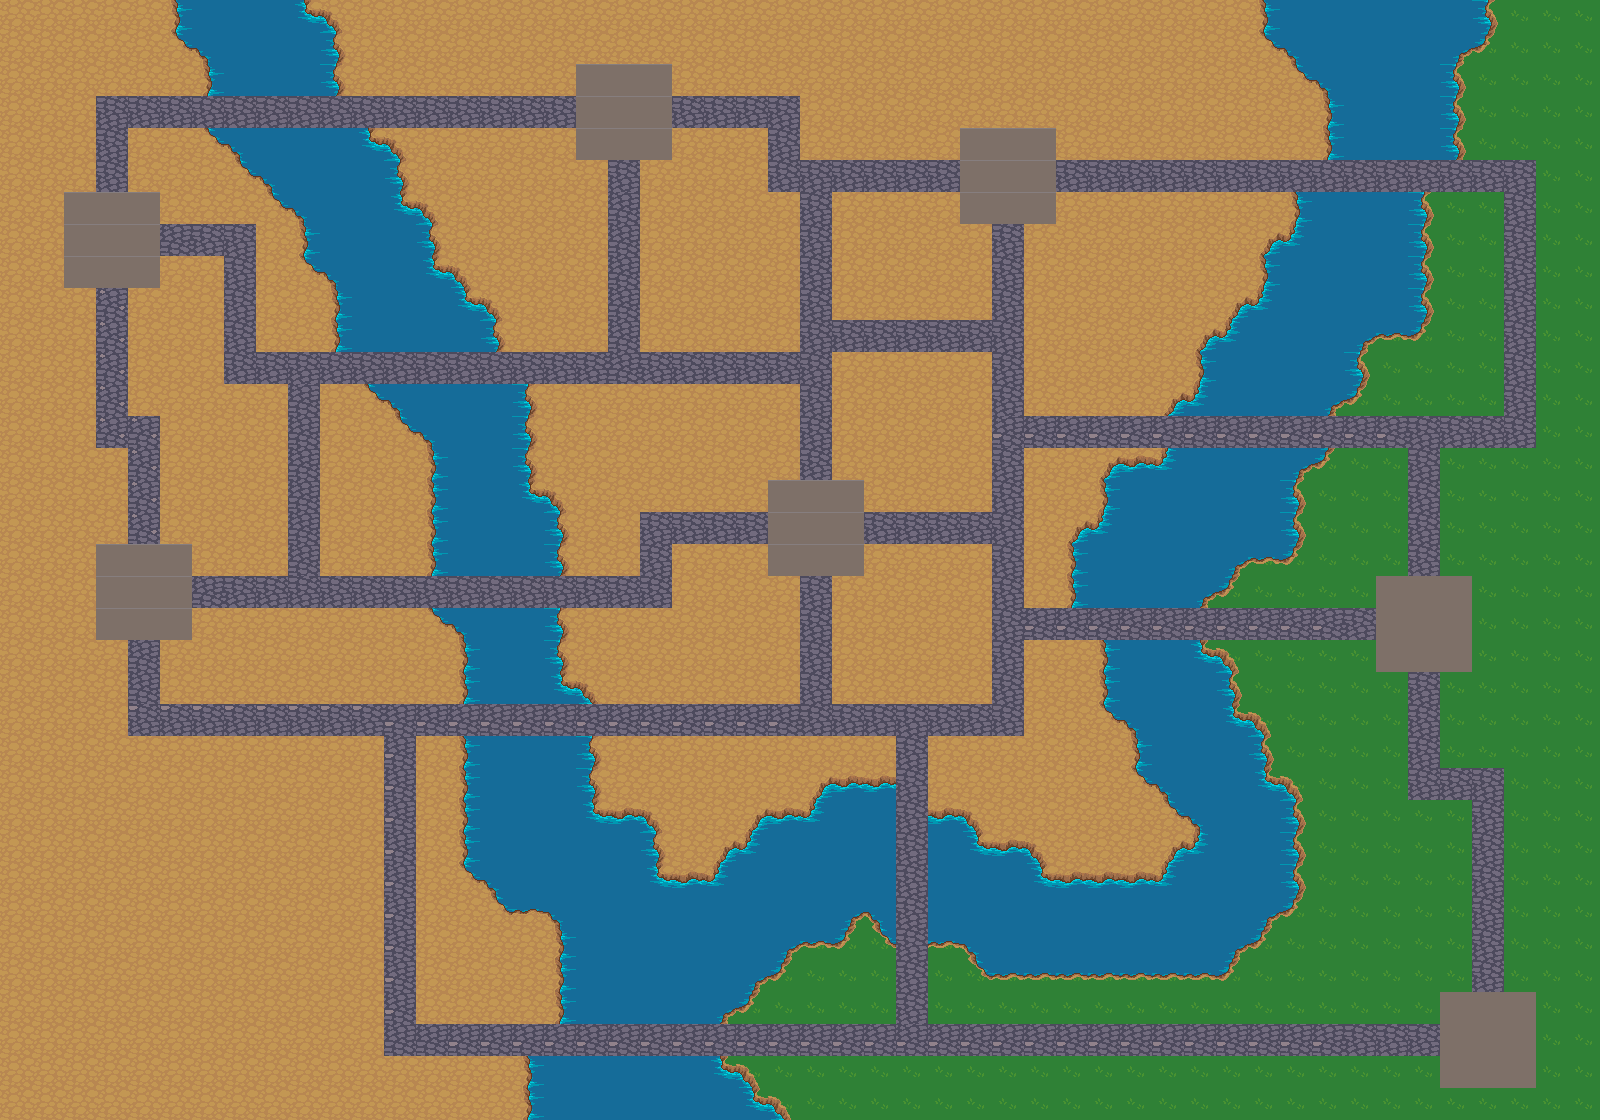

This is a level from a 2D game, rendered from its Tiled map with the project's own tilesets. A one-line summary and the map file follow, with tile-layer data summarised:
An orthogonal 50x35 tile map with 32x32 px tiles, 4 tile layers (Tile Layer 1, Tile Layer 2, Tile Layer 3, Tile Layer 4).

<map version="1.2" tiledversion="1.3.1" orientation="orthogonal" renderorder="right-down" compressionlevel="0" width="50" height="35" tilewidth="32" tileheight="32" infinite="0" nextlayerid="9" nextobjectid="1">
 <tileset firstgid="1" name="Trial Terrain" tilewidth="32" tileheight="32" tilecount="1024" columns="32">
  <image source="terrain.png" width="1024" height="1024" />
 </tileset>
 <layer id="1" name="Tile Layer 1" width="50" height="35">
  <data>[1750 cells, 1750 non-empty, 3 distinct tile ids]</data>
 </layer>
 <layer id="3" name="Tile Layer 2" width="50" height="35">
  <data>[1750 cells, 223 non-empty, 13 distinct tile ids]</data>
 </layer>
 <layer id="4" name="Tile Layer 3" width="50" height="35">
  <data>[1750 cells, 89 non-empty, 6 distinct tile ids]</data>
 </layer>
 <layer id="5" name="Tile Layer 4" width="50" height="35">
  <data>[1750 cells, 407 non-empty, 15 distinct tile ids]</data>
 </layer>
</map>
